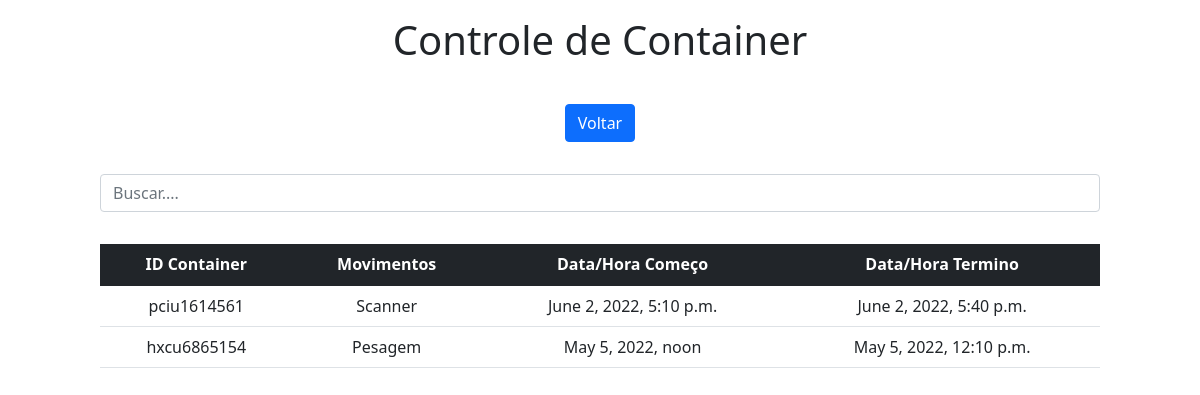
The page /relatorio/ on the database its author committed.
### app/models.py (models this page shows)
class movimento(models.Model):
    idcontainer = models.ForeignKey(cadastro, on_delete=models.CASCADE)
    movimentos = models.CharField(max_length=20, choices=MOVIMENTOS_CHOISE)
    datacomeco = models.DateTimeField('Data/Hora', null=True, blank=True)
    datafim = models.DateTimeField('Data/Hora', null=True, blank=True)

class cadastro(models.Model):
    cliente = models.CharField(max_length=100)
    idContainer = models.CharField(max_length=100)
    tipo = models.CharField(max_length=10, choices=TIPO_CHOISE)
    categoria = models.CharField(max_length=10, choices=CATEGORIA_CHOISE)
    status = models.CharField(max_length=10, choices=STATUS_CHOISE)

### app/views.py (the view)
# urls.py: path('relatorio/', relatorio, name='relatorio'),
def relatorio(request):
    data = {}
    search = request.GET.get('search')
    if search:
        data['db'] = movimento.objects.filter(idcontainer__idContainer__contains=search)
    else:
        data['db'] = movimento.objects.all()
    return render(request, 'relatorio.html', data)

### app/templates/relatorio.html (shortened to what this page needs)
<!DOCTYPE html>
<html lang="pt-br">
<head>
    <link href="https://cdn.jsdelivr.net/npm/bootstrap@5.1.3/dist/css/bootstrap.min.css" rel="stylesheet">
</head>
<body>
    <div class="col-8 m-auto pt-3 pb-3 text-center">
        <h1>Controle de Container</h1>
    </div>
    <div class="col-8 m-auto pt-3 pb-3 text-center">
        <a href="/" class="btn btn-primary">Voltar</a>
    </div>
    <div class="col-10 m-auto pt-3 pb-3 text-center">
        <form>
            <input type="text" id="search" name="search" class="form-control" placeholder="Buscar....">
        </form>
    </div>
    <div class="col-10 m-auto pt-3 pb-3 text-center">
        <table class="table">
          <thead class="table-dark">
            <tr>
              <th scope="col">ID Container</th>
              <th scope="col">Movimentos</th>
              <th scope="col">Data/Hora Começo</th>
              <th scope="col">Data/Hora Termino</th>
            </tr>
          </thead>
          <tbody>
          {% for dbs in db %}
            <tr>
              <td>{{dbs.idcontainer.idContainer}}</td>
              <td>{{dbs.movimentos}}</td>
              <td>{{dbs.datacomeco}}</td>
              <td>{{dbs.datafim}}</td>
          {% endfor %}
          </tbody>
        </table>
    </div>
</body>
</html>

### rows shown on the page
movimento: idcontainer.idContainer "pciu1614561", movimentos "Scanner", datacomeco "June 2, 2022, 5:10 p.m.", datafim "June 2, 2022, 5:40 p.m."
movimento: idcontainer.idContainer "hxcu6865154", movimentos "Pesagem", datacomeco "May 5, 2022, noon", datafim "May 5, 2022, 12:10 p.m."
